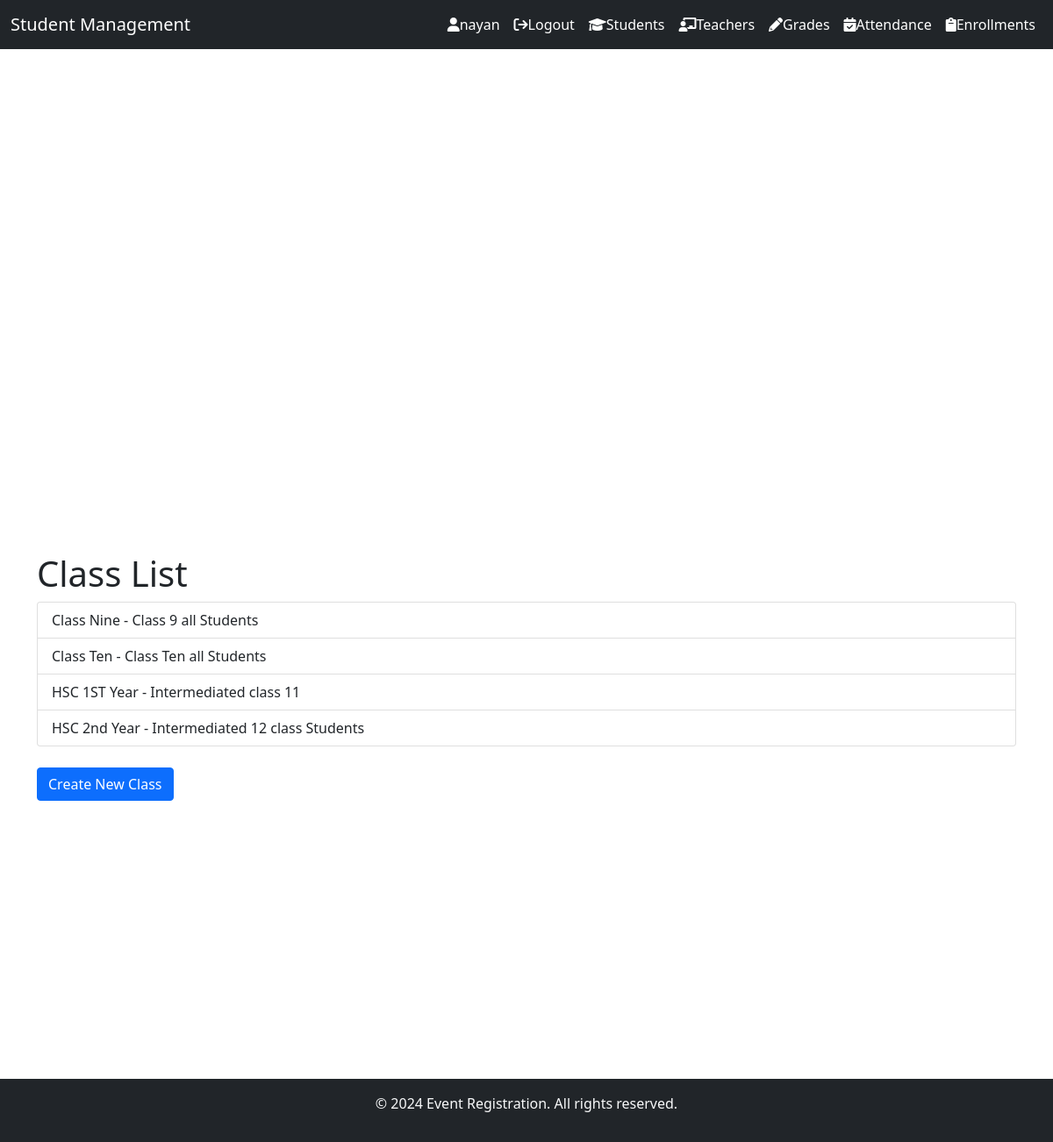
Page /classes/ (signed in) on the committed database.
### students/models.py (models this page shows, shortened)
class Class(models.Model):
    name = models.CharField(max_length=100, unique=True)
    description = models.TextField(blank=True, null=True)

### students/views.py (the view)
# urls.py: path('classes/', views.class_list, name='class_list'),
def class_list(request):
    classes = Class.objects.all()
    return render(request, 'classes/class_list.html', {'classes': classes})

### students/templates/classes/class_list.html
{% extends 'Students/base.html' %}
{% block content %}
{% if user.is_authenticated %}
<div class="container" style="margin-top: 70px; min-height: 600px;">
    <h1>Class List</h1>
    <div class="list-group">
        {% for class_instance in classes %}
            <a href="{% url 'class_detail' class_instance.pk %}" class="list-group-item list-group-item-action">
                {{ class_instance.name }} - {{ class_instance.description }}
            </a>
        {% endfor %}
    </div>
    <br>
    <a href="{% url 'class_create' %}" class="btn btn-primary">Create New Class</a>
</div>
{% else %}
<h3 class="text-danger m-2">You are not allow, Please Login In!</h3> <br> <br> <br> <br>
{% endif %}
{% endblock content %}

### students/templates/students/navbar.html (shortened to what this page needs)
<nav class="navbar navbar-expand-lg navbar-dark bg-dark fixed-top">
  <div class="container-fluid">
    <a class="navbar-brand" href="/">Student Management</a>
    <div class="collapse navbar-collapse" id="navbarNavAltMarkup">
      <div class="navbar-nav ms-auto">
        {% if request.user.is_authenticated %}
          <a class="nav-link text-white" href="#"><i class="fa fa-user"></i>{{ request.user }}</a>
          <a class="nav-link text-white" href="{% url 'logout' %}"><i class="fa fa-sign-out"></i>Logout</a>
        <a class="nav-link text-white" href="{% url 'student_list' %}"><i class="fa fa-graduation-cap"></i>Students</a>
        <a class="nav-link text-white" href="{% url 'teacher_list' %}"><i class="fa fa-chalkboard-teacher"></i>Teachers</a>
        <a class="nav-link text-white" href="{% url 'grade_list' %}"><i class="fa fa-pencil-alt"></i>Grades</a>
        <a class="nav-link text-white" href="{% url 'attendance_list' %}"><i class="fa fa-calendar-check"></i>Attendance</a>
        <a class="nav-link text-white" href="{% url 'enrollment_list' %}"><i class="fa fa-clipboard"></i>Enrollments</a>
        {% endif %}
      </div>
    </div>
  </div>
</nav>

### rows in the picture
Class: name "Class Nine", description "Class 9 all Students"
Class: name "Class Ten", description "Class Ten all Students"
Class: name "HSC 1ST Year", description "Intermediated class 11"
Class: name "HSC 2nd Year", description "Intermediated 12 class Students"

### other values in the picture
{{ request.user }} "nayan"
